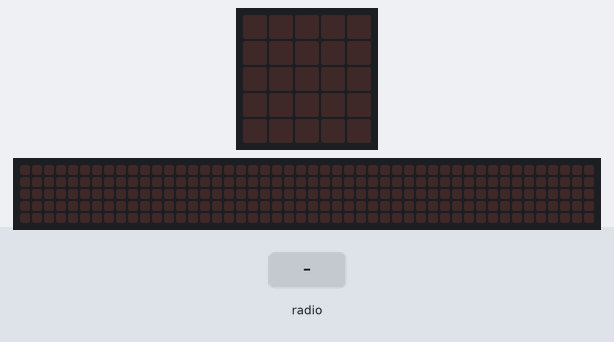
Bench run of a program on a simulated BBC micro:bit running MicroPython. Shown: the board's 5×5 LED display, a strip that is not on the board, showing the scrolling text unrolled. The test bench sets the inputs (shaded band). The 48×5 strip is a reading aid, not a part: it shows the text the display is scrolling, unrolled, one strip-width of it at a time.

Above: at 1.2 s.
1.3 s: radio message "1" arrives
At 1.38 s:
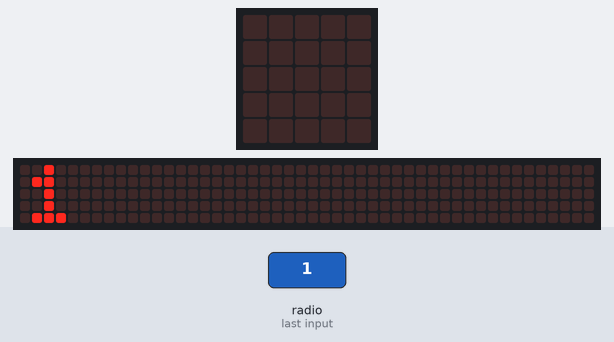
4.3 s: radio message "50" arrives
At 4.39 s:
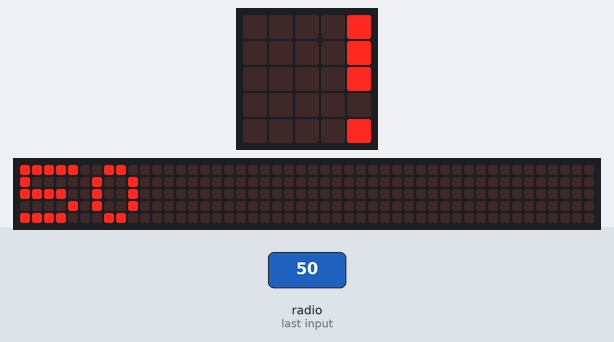
Timing chart, 0 to 7.3 s (numbered marks = the images above; inputs shaded):
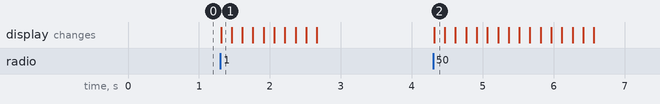

The program:

main.py
```python
from microbit import *
import radio

radio.on()
radio.config(group=1)

while True:
    pacote = radio.receive()
    if pacote and pacote.lstrip("-").isdigit():
        display.scroll(int(pacote))
    sleep(20)
```

Measured:
- after the input at 1.3 s, the display: changes at once (image 1)
- after the input at 4.3 s, the display: changes at once (image 2)
